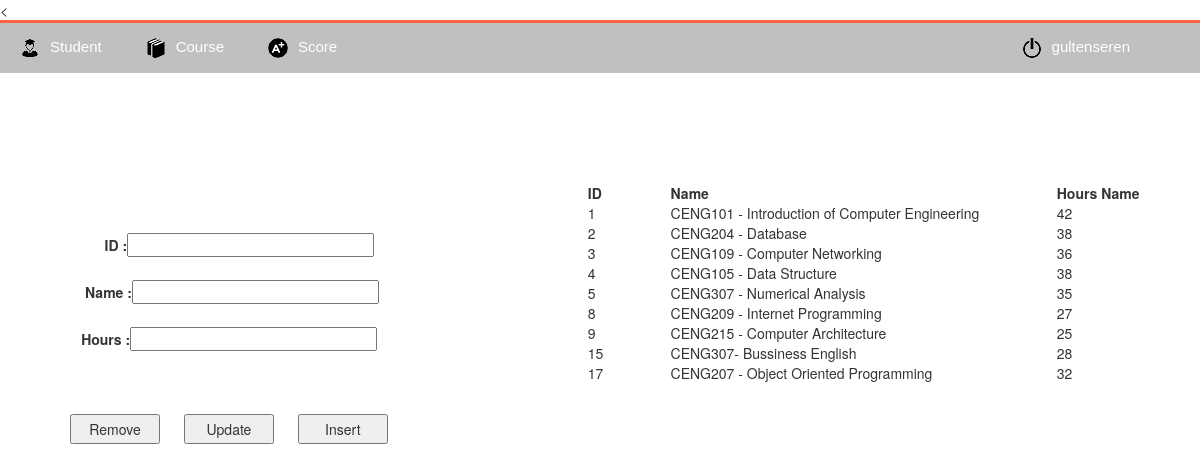
Page /managecourse.php (signed in) on the earlier database version.
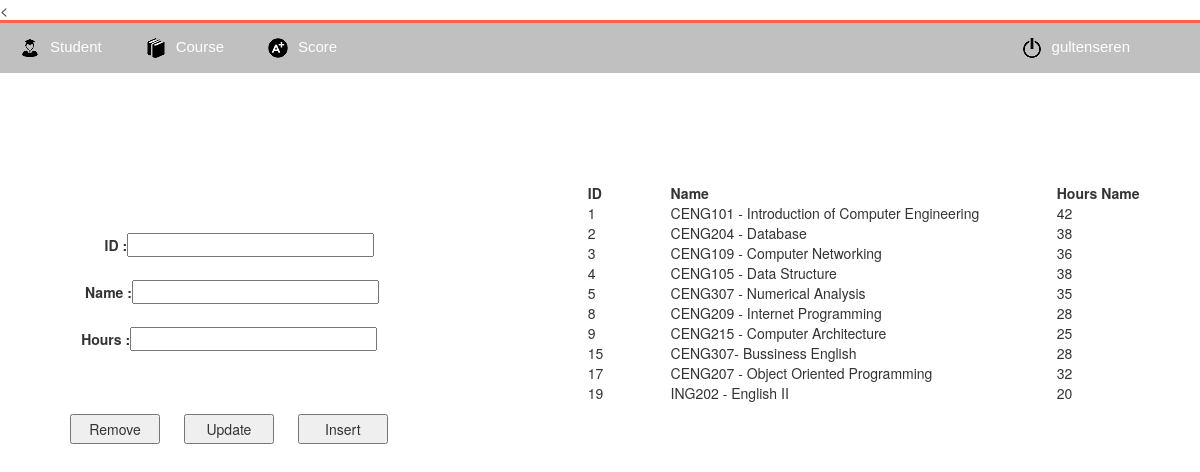
Same page on the later database version.
### tables this page shows
CREATE TABLE IF NOT EXISTS `course` (
  `id` int(11) NOT NULL AUTO_INCREMENT,
  `label` varchar(50) NOT NULL,
  `hours_number` int(11) NOT NULL,
  PRIMARY KEY (`id`)
);

### managecourse.php (the view, shortened to what this page needs)
<?php
	if(isset($_SESSION["uye"])){
		$username = $_SESSION["uye"];
	}else{
		echo "<script> window.location = 'index.php'; </script>";
	}
?>
<?php
	$query = "SELECT * FROM course;";
?>
<!doctype html>
<html>
   <head>
		<link rel="stylesheet" href="css/managecourse.css"/>
	<link rel="stylesheet" href="css/courselist.css"/>
	 <link rel="stylesheet" id="themeStyles" href="https://netdna.bootstrapcdn.com/bootstrap/3.0.2/css/bootstrap.min.css"/>
   </head>
   <body>
<
<div id="menu">
<ul>
	<li><a href="#"><img src="images/sstudent.png">Student</a>
	</li>
	<li><a href="#"><img src="images/mcourse.png">Course</a>
	</li>
	<li><a href="#"><img src="images/ggrade.png">Score</a>
	</li>
	<li id="login"><a href="" data-toggle="modal" data-target="#myModal"><img src="images/logout.png"><font id="username"><?php echo "$username"; ?></font></a></li>
</ul>
</div>
	<form id="courseinfo" method="post">
				<label>&nbsp;&nbsp;&nbsp;&nbsp;&nbsp;&nbsp;&nbsp;&nbsp;&nbsp;&nbsp;
					&nbsp;&nbsp;&nbsp;ID : </label><input type="text" id="id" name="id" maxlength="30"  size="30" readonly="readonly" /></br></br>
				<label>&nbsp;&nbsp;&nbsp;&nbsp;&nbsp;&nbsp;&nbsp;&nbsp;&nbsp;Name :</label><input type="text" id="coursename" name="coursename" maxlength="30"  size="30" /></br></br>
				<label>&nbsp;&nbsp;&nbsp;&nbsp;&nbsp;&nbsp;&nbsp;&nbsp;Hours : </label><input type="text" id="coursehours" name="coursehours" maxlength="2"  size="30" /></br></br><br><br>
    			<input type="submit" name="Remove" value="Remove" style="width: 90px; height: 30px; margin-left: 20px;"; />
				<input type="submit" name="Update" value="Update" style="width: 90px; height: 30px; margin-left: 20px;"; />
				<input type="submit" name="Insert" value="Insert" style="width: 90px; height: 30px; margin-left: 20px;"; />
	</form>
	<div id="coursetable">
			   <table id="course_table"  ">
            <thead>
                <th style="width: 15%;">ID</th>
                <th style="width: 70%;">Name</th>
                <th style="width: 15%;">Hours Name</th>
            </thead>
           <?php
					if(isset($_POST["Remove"])==1 && $_POST["Remove"]=="Remove"){
						$id = $_POST['id'];
						deletee($id);
					}else if(isset($_POST["Update"])==1 && $_POST["Update"]=="Update"){
						$id = $_POST['id'];
						$coursename = $_POST['coursename'];
						$coursehours = $_POST['coursehours'];
						updatee($id,$coursename,$coursehours);
					}else if(isset($_POST["Insert"])==1 && $_POST["Insert"]=="Insert"){
						$id = $_POST['id'];
						$coursename = $_POST['coursename'];
						$coursehours = $_POST['coursehours'];
						insertt($id,$coursename,$coursehours);
					}else{
						fillTable($query);
					}
			?>
	</div>
</body>
</html>
	 <?php
	function fillTable($query){
			$mysqli =  new mysqli("sql313.epizy.com","epiz_22222572","kaancetin123","epiz_22222572_stdmgdb");
			mysqli_set_charset($mysqli,"utf8");
			mysqli_query($mysqli,'set names "utf-8"');
			mysqli_query($mysqli,"SET CHARACTER SET utf-8");
	$query = "SELECT * FROM course;";
	if($mysqli->multi_query($query))
	{
			$result = $mysqli->store_result();
			while($row = $result->fetch_assoc())
			{
				echo "<tr>";
				foreach($row as $v)
				{
					echo "<td>".$v."</td>";
				}
				echo "</tr>";
			}
	}
	}
            ?>

### css/managecourse.css (style rules this page uses)
* { margin:0px; padding:0px; }
#menu { background-color: #C0C0C0; width:100%; border-top:3px solid tomato; }
#menu ul { list-style:none; }
#menu li { display:inline-block; }
#menu li a { display:block; padding:15px 20px; font:15px thoma, arial; color:#fff; text-decoration:none; }
#menu li a img { margin-right: 10px; }
#menu #login { float: right; margin-right: 50px; }
#courseinfo { margin-top: 150px; margin-left: 50px; float: left; }
#coursetable { float: left; margin-left: 200px; }
#coursetable #course_table { margin-top: 100px; border-collapse: collapse; max-height: 450px; overflow: scroll; }
#coursetable #course_table th { width: 100px; border: 1px; margin-bottom: 10px; text-align: left; }

### css/courselist.css (style rules this page uses)
* { margin:0px; padding:0px; }
#menu { background-color: #C0C0C0; width:100%; border-top:3px solid tomato; }
#menu ul { list-style:none; }
#menu li { display:inline-block; }
#menu li a { display:block; padding:15px 20px; font:15px thoma, arial; color:#fff; text-decoration:none; }
#menu li a img { margin-right: 10px; }
#menu #login { float: right; margin-right: 50px; }

Differences in the rows shown:
added course: id "19", label "ING202 - English II", hours_number "20"
Other differences:
new list line: "28"
list line gone: "27"
